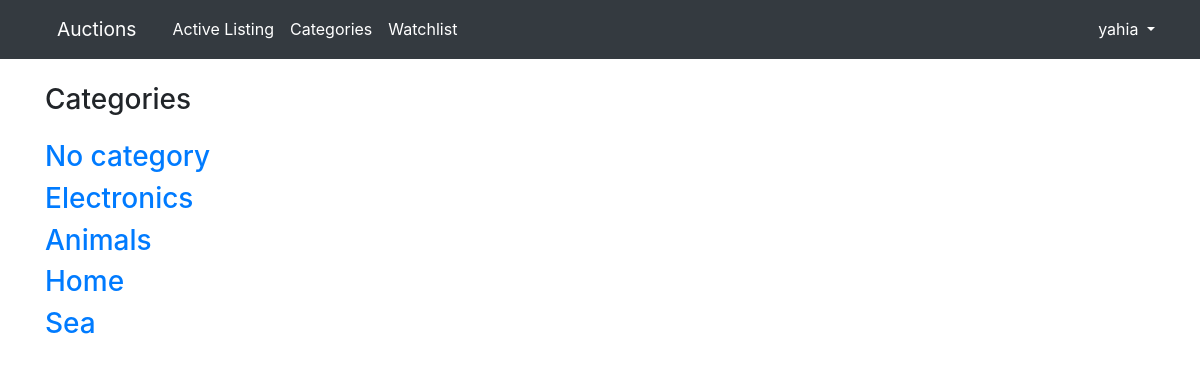
The page /categories (signed in) on the database its author committed.
### auctions/models.py (models this page shows, shortened)
class User(AbstractUser):
    pass

class Category(models.Model):
    category_name = models.CharField(max_length=50)

### auctions/views.py (the view)
# urls.py: path("categories", views.category_page, name="category-page"),
def category_page(request):
    category_list = Category.objects.all()
    context = {
        "categories": category_list
    }
    return render(request, "auctions/category-list.html", context)

### auctions/templates/auctions/category-list.html
{% extends "auctions/layout.html" %}
{% block body %}
    <h3 class="mb-4"> Categories </h3>
    <h3> <a href="/search?category=nocategory"> No category </a> </h3>
    {% for category in categories %}
        <h3> <a href="/search?category={{category.category_name}}"> {{category.category_name}} </a> </h3>
    {% endfor %}
{% endblock %}

### auctions/templates/auctions/layout.html (shortened to what this page needs)
{% load static %}
<!DOCTYPE html>
<html lang="en">
<head>
    <link rel="stylesheet" href="https://stackpath.bootstrapcdn.com/bootstrap/4.4.1/css/bootstrap.min.css"
>
    <link href="{% static 'auctions/styles.css' %}" rel="stylesheet">
</head>
<body>
    <nav class="navbar navbar-expand-lg bg-dark">
        <div class="container">
            <a class="navbar-brand" href="{% url 'index' %}">Auctions</a>
            <div class="collapse navbar-collapse" id="navbarSupportedContent">
                <ul class="navbar-nav mr-auto">
                    <li class="nav-item active">
                        <a class="nav-link" href="{% url 'index' %}">Active Listing</a>
                    </li>
                    <li class="nav-item">
                        <a class="nav-link" href="{% url 'category-page' %}">Categories</a>
                    </li>
                    {% if user.is_authenticated %}
                        <li class="nav-item">
                            <a class="nav-link" href="{% url 'watchlist-page' %}">Watchlist</a>
                        </li>
                    {% endif %}
                </ul>
                <ul class="navbar-nav">
                    <li class="nav-item dropdown">
                        {% if user.is_authenticated %}
                            <a href="#" class="dropdown-toggle" data-toggle="dropdown" role="button" aria-haspopup="true" aria-expanded="false">{{ user.username }} </a>
                        {% endif %}
                    </li>
                </ul>
            </div>
        </div>
    </nav>
    <main class="mt-4">
        <div class="container">
            {% block body %}{% endblock %}
          </div>
    </main>
</body>
</html>

### auctions/static/auctions/styles.css (style rules this page uses)
.navbar { border-radius: 0; margin-bottom: 0; padding: 0; }
.nav > li > a, .navbar-brand { padding: 15px 12px; }
.navbar-brand { font-size: 1.2em; color: #ffff; }
.navbar .nav-link { color: #ffff; }
.navbar .dropdown-toggle { text-decoration: none; color: #ffff; }

### rows shown on the page
User: username "yahia"
Category: category_name "Electronics"
Category: category_name "Animals"
Category: category_name "Home"
Category: category_name "Sea"
